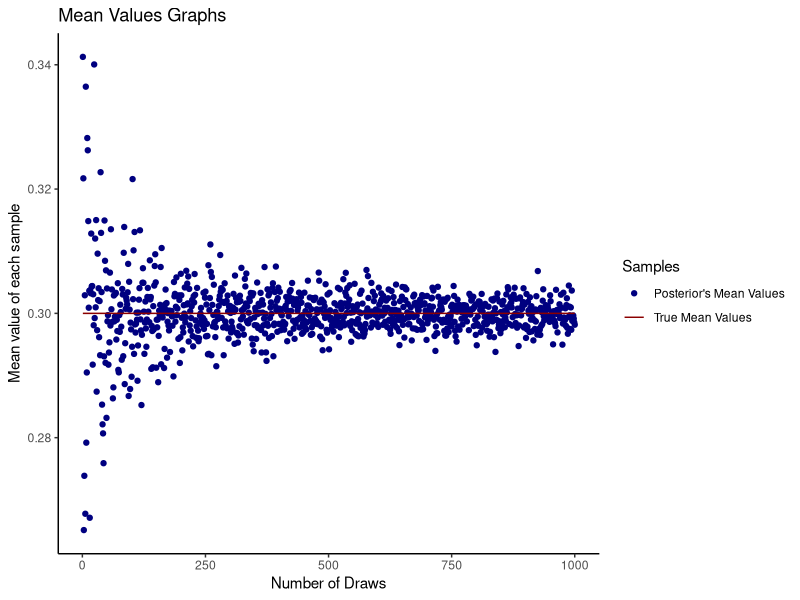
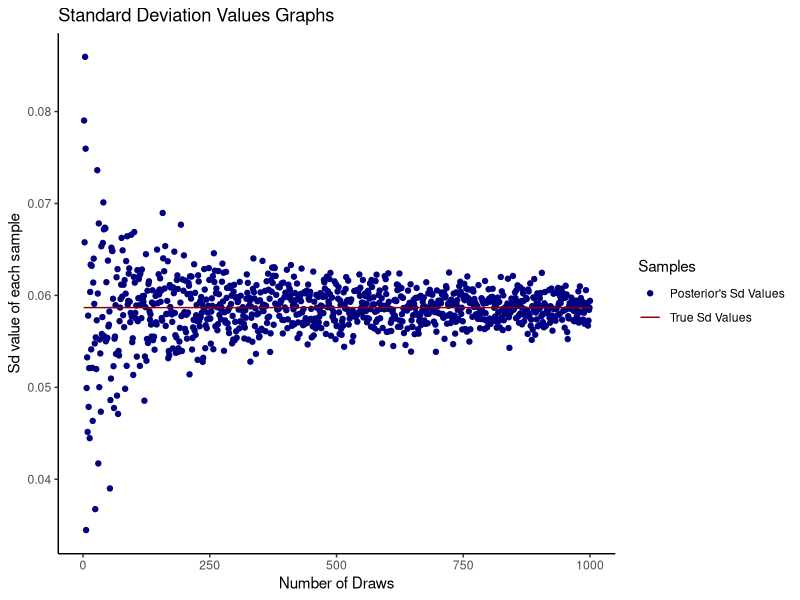
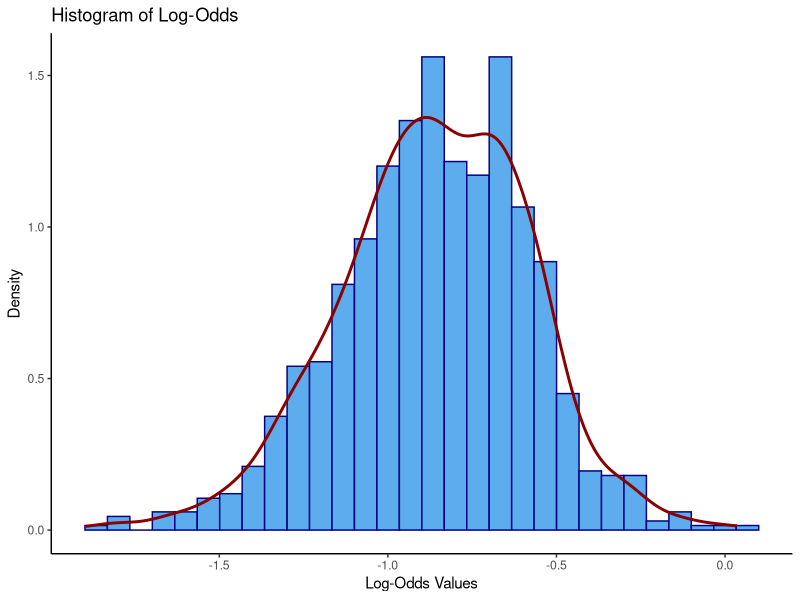
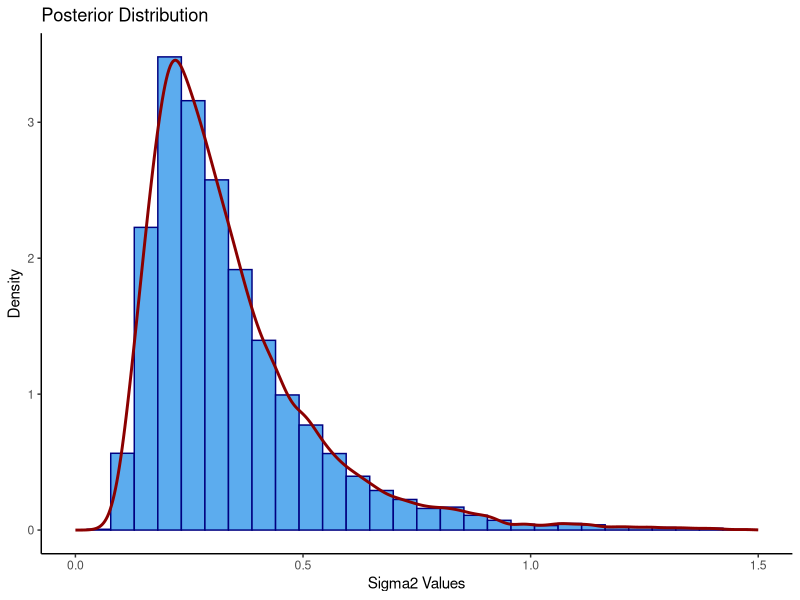
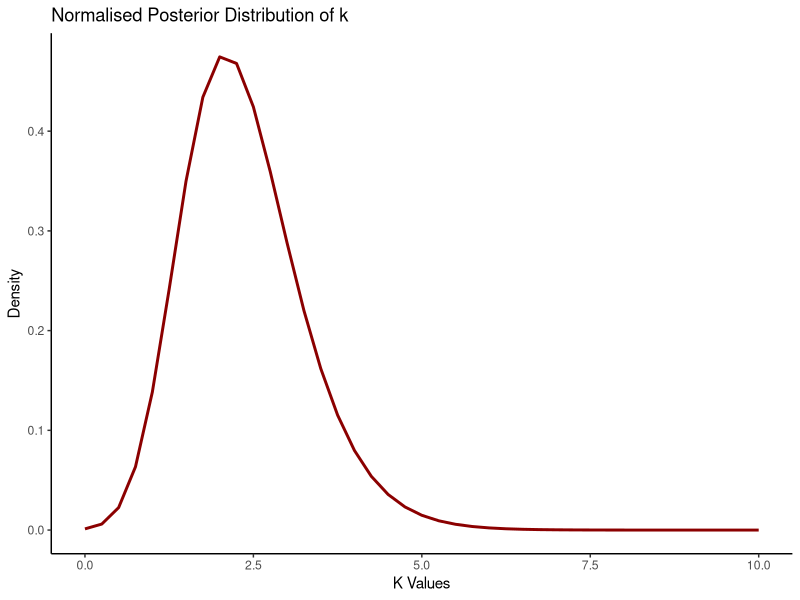

The R script that drew these images, in order:
## ---- chunk 1
knitr::opts_chunk$set(echo = TRUE, warning = FALSE)
knitr::opts_chunk$set(tidy.opts = list(width.cutoff = 60), tidy = TRUE)

## ---- chunk 2
#____________________________Assignment 1____________________________#

#Task 1a

#parameters
a0 <- 5
b0 <- 5
n <- 50
s <- 13
f <- 50 - 13

#true mean
mean_true <- (a0 + s)/(a0 + s + b0 + f)
#true var
var_true <- ((a0 + s)*(b0 + f)) / (((a0 + s + b0 + f)^2)*(a0 + s + b0 + f + 1))
#true sd
sd_true <- sqrt(var_true)

## ---- chunk 3
set.seed(12345)

#calculate posterior's mean
mean_posterior = c()
for (i in 1:1000) {
  #rbeta generates random deviates
  mean_posterior[i] = mean(rbeta(n = i, shape1 = a0 + s, shape2 = b0 + f)) 
}

#calculate posterior's sd
sd_posterior = c()
for (i in 1:1000) {
  sd_posterior[i] = sd(rbeta(n = i, shape1 = a0 + s, shape2 = b0 + f))
}

#data for plots
df_plot1 <- data.frame("draws" = 1:1000,
                       "mean_true" = mean_true,
                       "sd_true" = sd_true,
                       "mean_posterior" = mean_posterior,
                       "sd_posterior" = sd_posterior)

library(ggplot2)

#plot of mean values
ggplot(df_plot1) +
  geom_point(aes( x = draws, y = mean_posterior, color = "nany")) +
  geom_line(aes(x = draws, y = mean_true, color = "red4")) +
  theme(legend.position="right") +
  scale_color_manual(values=c('navy','red4'),
                     name = "Samples",
                     labels = c("Posterior's Mean Values","True Mean Values" )) +
  ggtitle("Mean Values Graphs") +
  xlab("Number of Draws") +
  ylab("Mean value of each sample") +
  theme_classic()

## ---- chunk 4
#plot of sd values
ggplot(df_plot1) +
  geom_point(aes( x = draws, y = sd_posterior, color = "nany")) +
  geom_line(aes(x = draws, y = sd_true, color = "red4")) +
  theme(legend.position="right") +
  scale_color_manual(values=c('navy','red4'),
                     name = "Samples",
                     labels = c("Posterior's Sd Values","True Sd Values" )) +
  ggtitle("Standard Deviation Values Graphs") +
  xlab("Number of Draws") +
  ylab("Sd value of each sample") +
  theme_classic()

## ---- chunk 5
#Task 1b

set.seed(12345)

#generates 1,000 random deviates.
posterior_sample <- rbeta(n = 1000, shape1 = a0+s, shape2 = b0+f)

#posterior probability
posterior_prob <- sum(posterior_sample < 0.3)/1000

#exact posterior prob
#pbeta the distribution function
exact_prob <- pbeta(q = 0.3, shape1 = a0+s, shape2 = b0+f)

## ---- chunk 6
#Task 1c

#log-odds 
phi <- log(posterior_sample/(1-posterior_sample))

#data for plot
df_plot2 <- data.frame("phi" = phi)

#plot of log-odds
ggplot(df_plot2, aes(x=phi)) +
  geom_histogram(bins = 30, color = "navy", fill = "steelblue2", aes(y=..density..)) +
  geom_density(colour = "red4", size = 1) +
  ggtitle("Histogram of Log-Odds") +
  xlab("Log-Odds Values") +
  ylab("Density") +
  theme_classic()

## ---- chunk 7
#____________________________Assignment 2____________________________#

#Task 2a

#observations
obs <- c(33,24,48,32,55,74,23,76,17)

#tau^2 
tau_2 <- sum((log(obs) - 3.5)^2)/9


#generates 10,000 random deviates.
set.seed(12345)
sigma2 <- c()
for (i in 1:10000){
  # simulate from chi squared distribution
  sigma2[i] <- 9*tau_2 / rchisq(1,9)
}

#data for plot
df_plot2 <- data.frame("sigma2" = sigma2)

#plot
ggplot(df_plot2, aes(x=sigma2)) +
  geom_histogram(bins = 30, color = "navy", fill = "steelblue2", aes(y=..density..)) +
  geom_density(colour = "red4", size = 1) +
  scale_x_continuous(limits = c(0,1.5)) +
  ggtitle("Posterior Distribution") +
  xlab("Sigma2 Values") +
  ylab("Density") +
  theme_classic()

## ---- chunk 8
#Task 2b

#Gini calculation 
gini <- 2*pnorm(sqrt(sigma2)/sqrt(2)) - 1

## ---- chunk 9
#Task 2c

#producing sample quantiles corresponding to the probabilities
interval <- quantile(gini, probs = c(0.025,0.975))
## ---- chunk 10

#table for the interval
df_intervals <- data.frame("lower_bound" = interval[1], "upper_bound" = interval[2])
colnames(df_intervals) <- c("lower bound", "upper bound")
rownames(df_intervals) <- c("95% Equal Tail Credible Interval")
knitr::kable(df_intervals)

## ---- chunk 11
#Task 2d

#kernel density estimation
gini_density <- density(gini)

df_density <- data.frame(
  #the n coordinates of the points where the density is estimated
  "coord" = gini_density$x,
  #the estimated density values
  "estimated_vals" = gini_density$y)

#order/sort the estimated density values
df_density <- df_density[order(gini_density$y, decreasing = TRUE),]

#calculate the probs
df_density$probs <- cumsum(df_density$estimated_vals)/sum(df_density$estimated_vals)

#get the indexes
index <- which(df_density$probs <= 0.95)

#get the probs
hdps <- df_density[index,]

#low hdpi
low_hdpi <- min(hdps$coord)
#upper hdpi
upp_hdpi <- max(hdps$coord)

intervals <- data.frame("lower_bound" = c(interval[1],low_hdpi), "upper_bound" = c(interval[2],upp_hdpi))
rownames(intervals) <- c("95% Equal Tail Credible Interval","95% Highest Posterior Density Interval")

knitr::kable(intervals)
## ---- chunk 12
#____________________________Assignment 3____________________________#

#Task 3a

#data
degrees <- c(285, 296, 314, 20, 299, 296, 40, 303, 326, 308)
radians = c(-2.44, 2.14, 2.54, 1.83, 2.02, 2.33, -2.79, 2.23, 2.07, 2.02)

#kappa values 
k <- seq(0,10,0.25)

#unormalised posterior
posterior <- exp(k*(sum(cos(radians-2.51))-1))/(besselI(x = k, nu=0)^10)

#normalising constant/marginal likelihood
norm_constant <- 0.25*sum(posterior)

#normalised posterior
norm_posterior <- posterior/norm_constant

#data for plotting
df_plot3 <- data.frame("k"=k, "posterior_vals"=norm_posterior)

#plot 
ggplot(df_plot3) +
  geom_line(aes(x=k, y=posterior_vals),colour = "red4", size = 1) +
  ggtitle("Normalised Posterior Distribution of k") +
  xlab("K Values") +
  ylab("Density") +
  theme_classic()

## ---- chunk 13
#Task 3b

#get the index of the max value
max_index <- which.max(norm_posterior)

#get the max value
k_mode <- norm_posterior[max_index]
